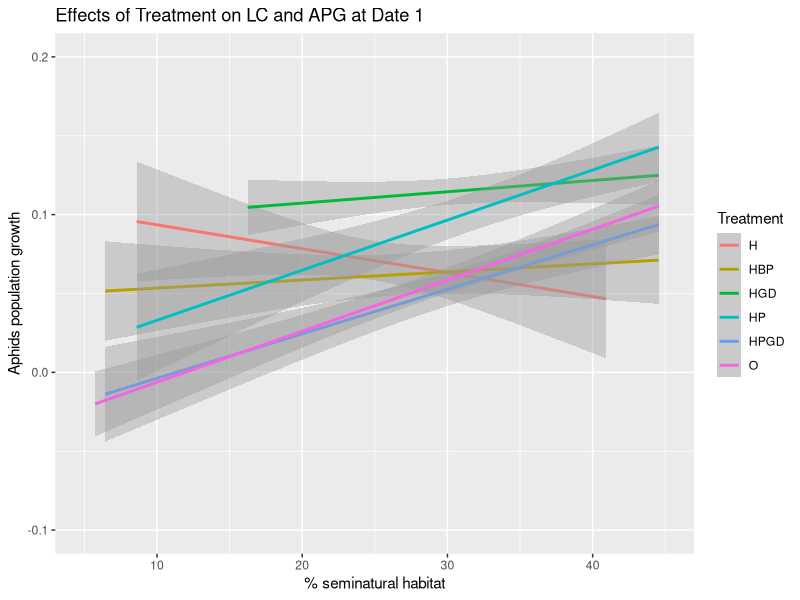

Generate this figure with R:
#Date1_population growth and seminatural habitat
#import data file
library(readr)
Data1 <- read.table("Project data.csv", header = TRUE, dec = ",", sep =";")

#####################################
#If BUff_DUST is needed
#select BUFF_DUST = 100
#selecting in Data 2 all the rows with buff = 100
#BUFF <- Data1[Data1$BUFF_DIST =="100",] 
########################################

###dataframe for sampling date1 
DATE1 <- Data1[Data1$Date == "1", ]

#calculate the aphids population growth at date1
logNaphids_D1 <- log(DATE1$aphid_live+1) - log(DATE1$aphidsinoculated_init+1) 
APG_D1 <- logNaphids_D1/10

#dataframe for seminatural habitat and aphids population growth at date1 
DATE1APG <- data.frame(DATE1,APG_D1)

####line graph (Figure 1B at date1)
#barplot for % Seminatural habitat and APhid population growth
library(ggplot2)
D1 <- ggplot(DATE1APG, aes(x = Pt.seminatural, y = APG_D1, color = Treatment))
D1 <- D1 + labs(x= "% seminatural habitat", y="Aphids population growth", title = "Effects of Treatment on LC and APG at Date 1")
#if scatter plot is needed
#D1 <- D1 + geom_point()
D1 <- D1 + geom_smooth(method = "lm")
D1 <- D1 +xlim(5,45) +ylim(-0.1 , 0.2)
print(D1)


# H	herbivores only (all enemies excluded)
# HGD	herbivores + ground-dwellers (birds and flying insects excluded)
# HP	herbivores + flying insects ("P" for parasitoids) (birds and ground-dwellers excluded)
# HBP	herbivores + birds + flying insects (ground-dwellers excluded)
# HPGD	herbivores + flying insects + ground-dwellers (birds excluded)
# O	herbivores + all enemies (open)
